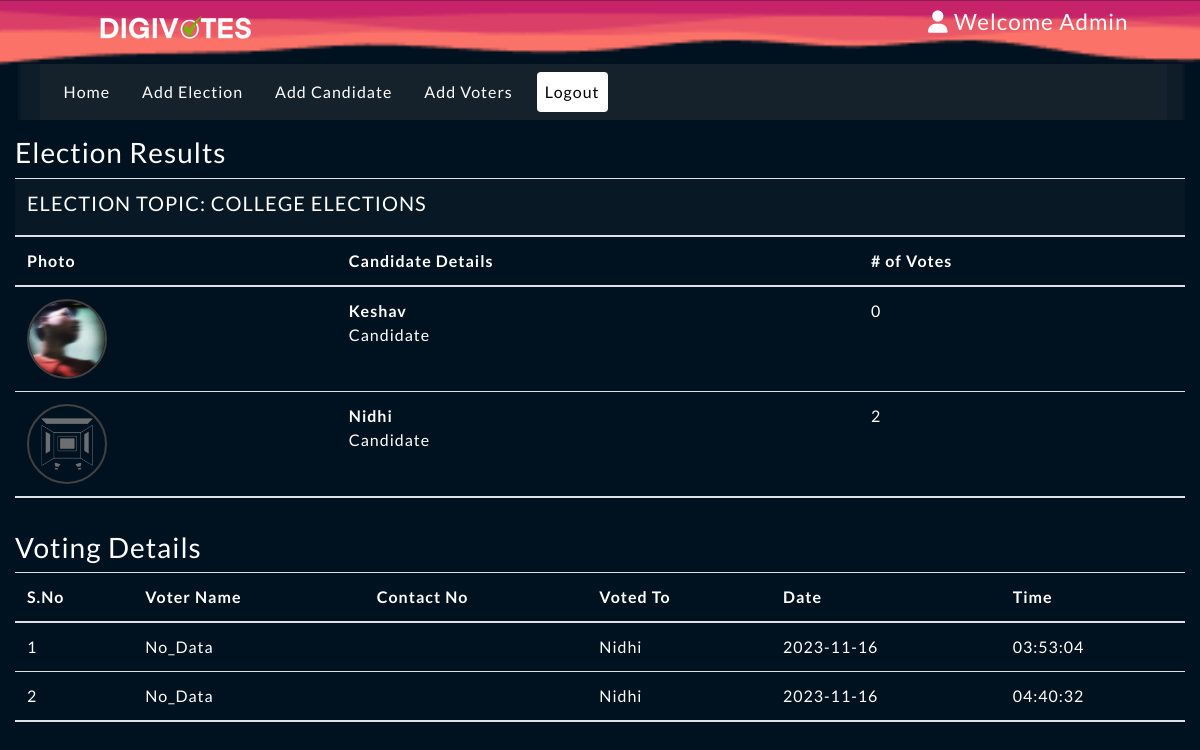
Page /admin/index.php?viewResult=11 (signed in) on the committed database.
### tables this page shows
CREATE TABLE `elections` (
  `id` int(11) NOT NULL,
  `election_topic` varchar(255) NOT NULL,
  `no_of_candidates` int(11) DEFAULT NULL,
  `starting_date` date DEFAULT NULL,
  `ending_date` date DEFAULT NULL,
  `status` varchar(45) DEFAULT NULL,
  `inserted_by` varchar(255) DEFAULT NULL,
  `inserted_on` date DEFAULT NULL
);

CREATE TABLE `candidate_details` (
  `id` int(11) NOT NULL,
  `election_id` int(11) DEFAULT NULL,
  `candidate_name` varchar(255) DEFAULT NULL,
  `candidate_details` text DEFAULT NULL,
  `candidate_photo` text DEFAULT NULL,
  `inserted_by` varchar(255) DEFAULT NULL,
  `inserted_on` date DEFAULT NULL
);

CREATE TABLE `votings` (
  `id` int(11) NOT NULL,
  `election_id` int(11) DEFAULT NULL,
  `voters_id` int(11) DEFAULT NULL,
  `candidate_id` int(11) NOT NULL,
  `vote_date` date DEFAULT NULL,
  `vote_time` time DEFAULT NULL
);

### admin/inc/viewResults.php (the view, shortened to what this page needs)
<?php
    $election_id = $_GET['viewResult'];
?>
<div class="row my-3">
        <div class="col-12">
            <h3> Election Results </h3>
            <?php
                $fetchingActiveElections = mysqli_query($db, "SELECT * FROM elections WHERE id = '". $election_id ."'") or die(mysqli_error($db));
                $totalActiveElections = mysqli_num_rows($fetchingActiveElections);
                if($totalActiveElections > 0)
                {
                    while($data = mysqli_fetch_assoc($fetchingActiveElections))
                    {
                        $election_id = $data['id'];
                        $election_topic = $data['election_topic'];
                ?>
                        <table class="table">
                            <thead>
                                <tr>
                                    <th colspan="4" class="bg-green text-white"><h5> ELECTION TOPIC: <?php echo strtoupper($election_topic); ?></h5></th>
                                </tr>
                                <tr>
                                    <th> Photo </th>
                                    <th> Candidate Details </th>
                                    <th> # of Votes </th>
                                </tr>
                            </thead>
                            <tbody>
                            <?php
                                $fetchingCandidates = mysqli_query($db, "SELECT * FROM candidate_details WHERE election_id = '". $election_id ."'") or die(mysqli_error($db));
                                while($candidateData = mysqli_fetch_assoc($fetchingCandidates))
                                {
                                    $candidate_id = $candidateData['id'];
                                    $candidate_photo = $candidateData['candidate_photo'];
                                    $fetchingVotes = mysqli_query($db, "SELECT * FROM votings WHERE candidate_id = '". $candidate_id . "'") or die(mysqli_error($db));
                                    $totalVotes = mysqli_num_rows($fetchingVotes);
                            ?>
                                    <tr>
                                        <td> <img src="<?php echo $candidate_photo; ?>" class="candidate_photo"> </td>
                                        <td><?php echo "<b>" . $candidateData['candidate_name'] . "</b><br />" . $candidateData['candidate_details']; ?></td>
                                        <td><?php echo $totalVotes; ?></td>
                                    </tr>
                            <?php
                                }
                            ?>
                            </tbody>
                        </table>
                <?php
                    }
                }else {
                    echo "No any active election.";
                }
            ?>
            <hr>
            <h3>Voting Details</h3>
            <?php
                $fetchingVoteDetails = mysqli_query($db, "SELECT * FROM votings WHERE election_id = '". $election_id ."'");
                $number_of_votes = mysqli_num_rows($fetchingVoteDetails);
                if($number_of_votes > 0)
                {
                    $sno = 1;
            ?>
                    <table class="table">
                        <tr>
                            <th>S.No</th>
                            <th>Voter Name</th>
                            <th>Contact No</th>
                            <th>Voted To</th>
                            <th>Date </th>
                            <th>Time</th>
                        </tr>
            <?php
                    while($data = mysqli_fetch_assoc($fetchingVoteDetails))
                        {
                            $voters_id = $data['voters_id'];
                            $candidate_id = $data['candidate_id'];
                            $fetchingUsername = mysqli_query($db, "SELECT * FROM users WHERE id = '". $voters_id ."'") or die(mysqli_error($db));
                            $isDataAvailable = mysqli_num_rows($fetchingUsername);
                            $userData = mysqli_fetch_assoc($fetchingUsername);
                            if($isDataAvailable > 0)
                            {
                                $username = $userData['username'];
                                $email_id = $userData['email_id'];
                            }else {
                                $username = "No_Data";
                                $email_id = $userData['email_id'];
                            }
                            $fetchingCandidateName = mysqli_query($db, "SELECT * FROM candidate_details WHERE id = '". $candidate_id ."'") or die(mysqli_error($db));
                            $isDataAvailable = mysqli_num_rows($fetchingCandidateName);
                            $candidateData = mysqli_fetch_assoc($fetchingCandidateName);
                            if($isDataAvailable > 0)
                            {
                                $candidate_name = $candidateData['candidate_name'];
                            }else {
                                $candidate_name = "No_Data";
                            }
                ?>
                            <tr>
                                <td><?php echo $sno++; ?></td>
                                <td><?php echo $username; ?></td>
                                <td><?php echo $email_id; ?></td>
                                <td><?php echo $candidate_name; ?></td>
                                <td><?php echo $data['vote_date']; ?></td>
                                <td><?php echo $data['vote_time']; ?></td>
                            </tr>
                <?php
                        }
                        echo "</table>";
                    }else {
                        echo "No any vote detail is available!";
                    }
                ?>
        </div>
    </div>

### admin/inc/header.php (shortened to what this page needs)
<!DOCTYPE html>
<html lang="en">
<head>
    <link rel="stylesheet" href="../assets/css/bootstrap.min.css">
    <link rel="stylesheet" href="../assets/css/style.css">
    <link rel="stylesheet" href="https://cdnjs.cloudflare.com/ajax/libs/font-awesome/6.4.2/css/all.min.css" />
</head>
<body>
    <div class="container-fluid" >
        <div class="text-white"  >
            <div class="col-11 my-auto" id="flexy">
                <img src="../assets/images/logoo.webp" width="175" height="40" id="logo">
                <h3 id="header-3"><small> <i class="fa fa-user" aria-hidden="true"></i> Welcome  <?php echo $_SESSION['username']; ?></small> </h3>
            </div>
        </div>

### admin/inc/navigation.php (shortened to what this page needs)
<div class="row bg-green">
    <div class="col-12 bg-green">
    <nav class="navbar navbar-expand-lg navbar-light bg-green">
    <div class="collapse navbar-collapse" id="navbarSupportedContent">
        <ul class="navbar-nav mr-auto">
        <li class="nav-item">
            <a class="nav-link text-white mr-3 ani" href="index.php?homepage=1">Home</a>
        </li>
        <li class="nav-item">
            <a class="nav-link text-white mr-3 ani" href="index.php?addElectionPage=1">Add Election</a>
        </li>
        <li class="nav-item">
            <a class="nav-link text-white mr-3 ani" href="index.php?addCandidatePage=1">Add Candidate</a>
        </li>
        <li class="nav-item">
            <a class="nav-link text-white mr-3 ani" href="index.php?addVotersPage=1">Add Voters</a>
        </li>
        <li class="nav-item">
            <a class="nav-link text-white mr-3 ani" id="logout" href="logout.php">Logout</a>
        </li>
         </ul>
    </div>
    </nav>
</div>
</div>

### admin/index.php
<?php
require_once("inc/header.php");
require_once("inc/navigation.php");
if (isset($_GET['homepage'])) {
    require_once("inc/homepage.php");
} else if (isset($_GET['addElectionPage'])) {
    require_once("inc/add_elections.php");
} else if (isset($_GET['addCandidatePage'])) {
    require_once("inc/add_candidates.php");
} else if (isset($_GET['viewResult'])) {
    require_once("inc/viewResults.php");
} else if (isset($_GET['addVotersPage'])) {
    ?> <script>location.assign("http://localhost/OnlineVotingSystem/?sign-up=1")</script> <?php
    ;
}
?>

### assets/css/style.css (style rules this page uses)
.text-white { color: #c0c0c0; }
.bg-green { background-color: #4242421f; }
.candidate_photo { width: 80px; height: 80px; border: 2px solid #424242; border-radius: 100%; }
body { font-family: 'Lato', sans-serif; background: url(../images/s.png) ; background-size: cover; letter-spacing: 1px; color:rgb(255, 255, 255); }
#flexy { display: flex; width: 100%; padding-top: 0rem; margin-left: 3.5rem; align-items: center; justify-content: space-between; background-color:transparent; }
#logo { margin: 4px 0px 4px 4px; color: #fff; filter: invert(100%) !important; }
.ani { color: black; }
.col-11 { width: 100%; }
#logout { background: #ffffff; border-radius: 4px; color: rgb(0, 0, 0) !important; }
.table,thead,th { color: rgb(255, 255, 255); }
.my-3 { margin-top: 2rem !important; }
.row { margin-top: 1rem !important; }
.bg-green { margin: 0 0.2rem; }
::placeholder { color: black; opacity: 1; }
tr { align-items: center; }

### rows in the picture
elections: election_topic "COLLEGE ELECTIONS"
candidate_details: candidate_photo (picture), candidate_name "Keshav", candidate_details "Candidate", totalVotes "0"
candidate_details: candidate_photo (picture), candidate_name "Nidhi", candidate_details "Candidate", totalVotes "2"
votings: username "No_Data", candidate_details.candidate_name "Nidhi", vote_date "2023-11-16", vote_time "03:53:04"
votings: username "No_Data", candidate_details.candidate_name "Nidhi", vote_date "2023-11-16", vote_time "04:40:32"

### other values in the picture
$_SESSION['username'] "Admin"
